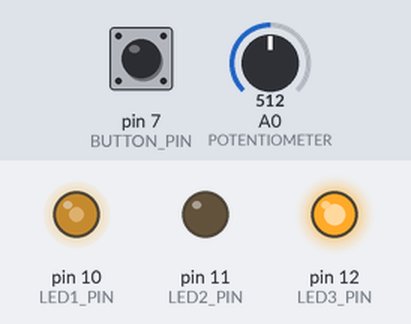
The sketch below on a simulated Arduino Uno, built with avr-gcc and run on an emulated ATmega328P. Parts: output pins drawn as LEDs (lit = HIGH). The test bench sets the inputs (shaded band); at power-on: A0 (POTENTIOMETER) = 512, pin 7 (BUTTON_PIN) LOW.

Above: at 1.2 s.
1.3 s: A0 (POTENTIOMETER) set to 716
At 1.6 s:
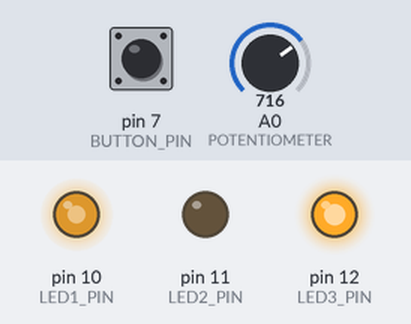
2.8 s: pin 7 (BUTTON_PIN) pulled HIGH for 0.15 s
At 4.0 s:
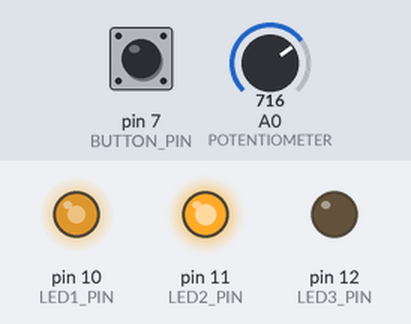
4.4 s: A0 (POTENTIOMETER) set to 900
At 5.2 s:
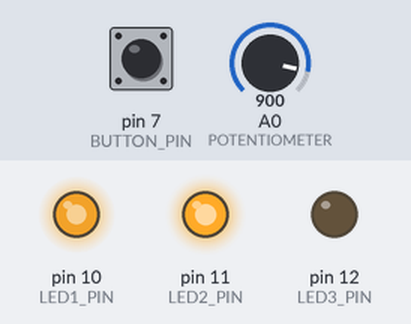
5.9 s: pin 7 (BUTTON_PIN) pulled HIGH for 1 s
At 6.3 s:
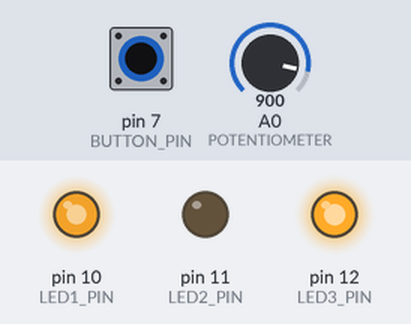
8.4 s: A0 (POTENTIOMETER) set to 122
At 9.4 s:
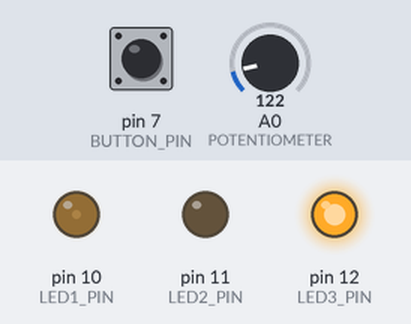
9.9 s: pin 7 (BUTTON_PIN) pulled HIGH for 0.15 s
At 10.6 s:
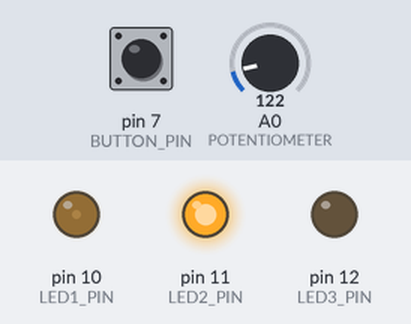
Timing chart, 0 to 12.5 s (numbered marks = the images above; inputs shaded):
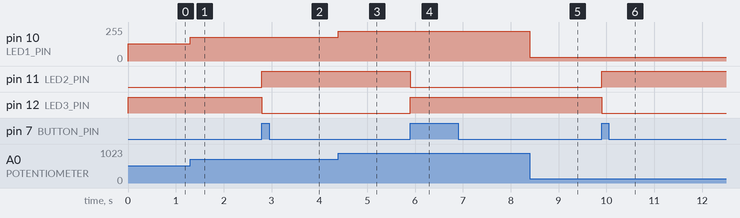

Measured:
- after the input at 1.3 s, pin 10 (LED1_PIN): 128/255 → 179/255 at once
- after the input at 2.8 s, pin 11 (LED2_PIN): LOW → HIGH at once; pin 12 (LED3_PIN): HIGH → LOW at once
- after the input at 4.4 s, pin 10 (LED1_PIN): 179/255 → 225/255 at once
- after the input at 5.9 s, pin 11 (LED2_PIN): HIGH → LOW at once; pin 12 (LED3_PIN): LOW → HIGH at once
- after the input at 8.4 s, pin 10 (LED1_PIN): 225/255 → 30/255 at once
- after the input at 9.9 s, pin 11 (LED2_PIN): LOW → HIGH at once; pin 12 (LED3_PIN): HIGH → LOW at once

The sketch:

Toggle_and_Blink.ino
```cpp
// Toggle LED2 and LED3 when ever a button is pressed
// Blink LED 1 at a rate defined by Potentiometer feed
#define BUTTON_PIN 7
#define POTENTIOMETER A0
#define LED1_PIN 10
#define LED2_PIN 11
#define LED3_PIN 12
byte buttonState,readState,LED_Intensity,stateLED3,stateLED2;
unsigned long lastTimeButtonChanged, debounceDelay,timeNow;
void setup() {
  pinMode(LED1_PIN,OUTPUT);
  pinMode(LED2_PIN,OUTPUT);
  pinMode(LED3_PIN,OUTPUT);
  pinMode(BUTTON_PIN,INPUT);
  buttonState = LOW;
  stateLED3 = HIGH;
  stateLED2 = LOW;
  digitalWrite(LED2_PIN,stateLED2);
  digitalWrite(LED3_PIN,stateLED3);
  Serial.begin(115200);
  debounceDelay = 10;
  lastTimeButtonChanged = millis();

}

void toggleLEDs(void){
  byte tempState = stateLED3;
  stateLED3 = stateLED2;
  stateLED2 = tempState;
  digitalWrite(LED2_PIN,stateLED2);
  digitalWrite(LED3_PIN,stateLED3);
}

void loop() {
  timeNow = millis();
  // only read value every debounceTime
  if(timeNow - lastTimeButtonChanged   > debounceDelay){
    readState=digitalRead(BUTTON_PIN);
    if(readState !=buttonState ){
      lastTimeButtonChanged = timeNow;
      buttonState = readState;
      if(buttonState == HIGH)
        toggleLEDs();

  }
  }
  LED_Intensity = analogRead(POTENTIOMETER)/4;
  analogWrite(LED1_PIN,LED_Intensity);
  }
```
